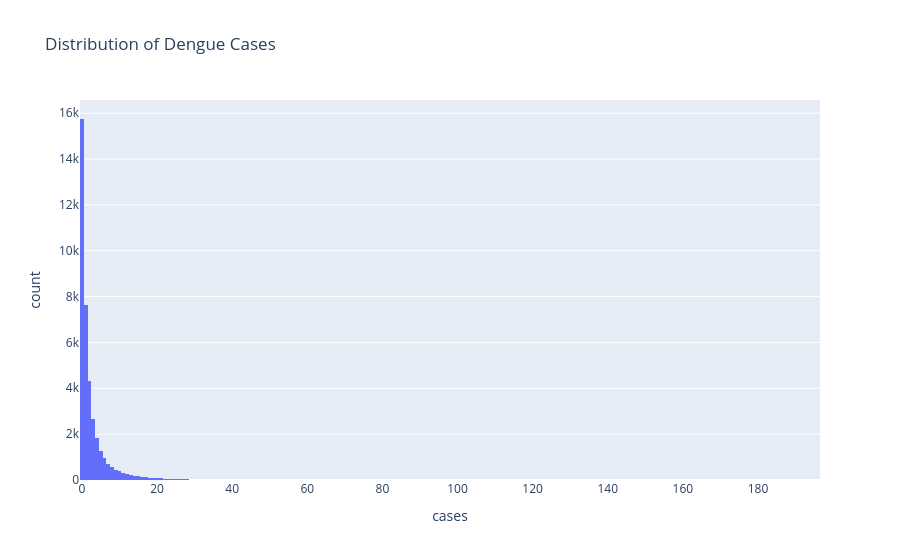

Write notebook code for a chart like this one.
### Code cell
import plotly.express as px

#histogram - helps identify extreme case counts
cases_hist = px.histogram(
    data,
    x="cases",
    title="Distribution of Dengue Cases"
)

cases_hist.show()

### Figure 1 — Plotly figure (JSON) as saved in the notebook; plotly's stock layout.template omitted (floating-point values rounded to 4 significant figures; data arrays with more than 128 entries replaced by an {"elided": "..."} marker saying what was removed)
{"data": [{"bingroup": "x", "hovertemplate": "cases=%{x}<br>count=%{y}<extra></extra>", "legendgroup": "", "marker": {"color": "#636efa", "pattern": {"shape": ""}}, "name": "", "orientation": "v", "showlegend": false, "type": "histogram", "x": {"elided": "38691 float values"}, "xaxis": "x", "yaxis": "y"}], "layout": {"barmode": "relative", "legend": {"tracegroupgap": 0}, "title": {"text": "Distribution of Dengue Cases"}, "xaxis": {"anchor": "y", "domain": [0, 1], "title": {"text": "cases"}}, "yaxis": {"anchor": "x", "domain": [0, 1], "title": {"text": "count"}}}}
